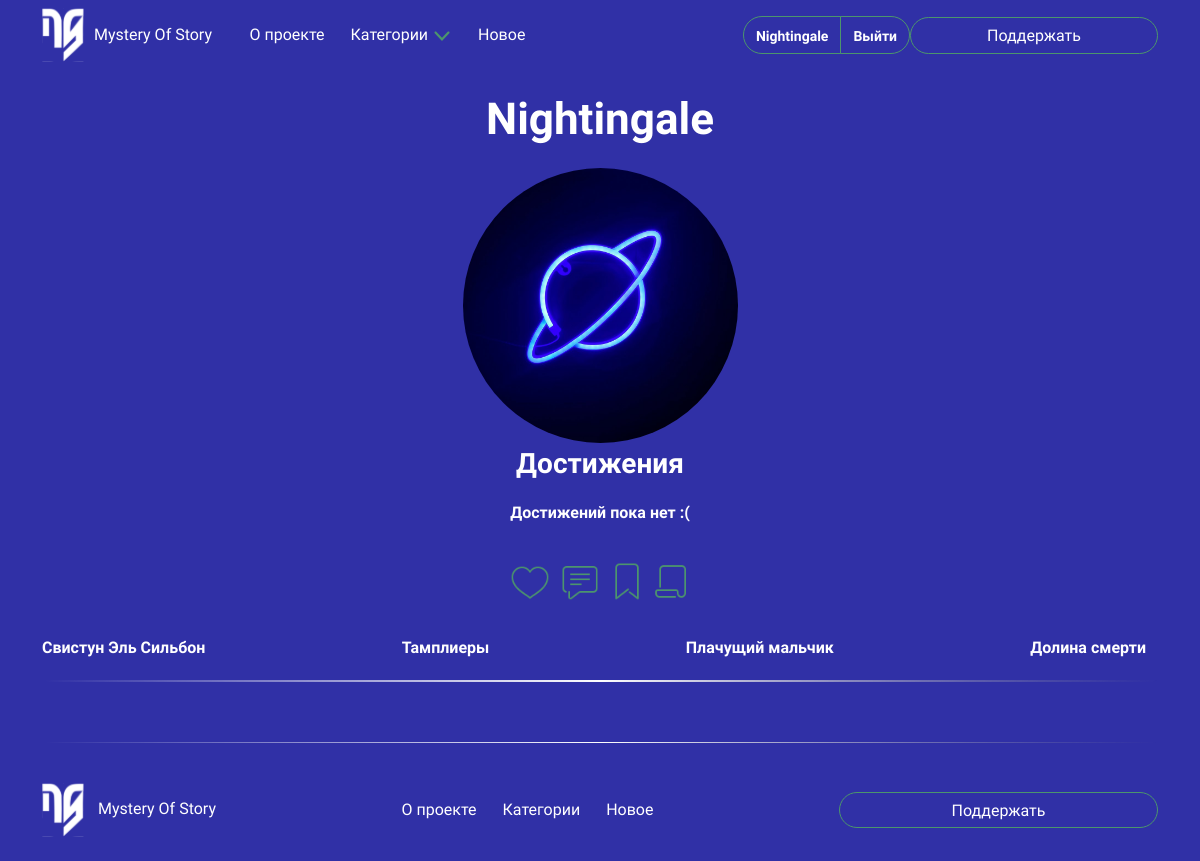
/accounts/profile/Nightingale/ (signed in), run on the app's committed database.
### articles/models.py (models this page shows, shortened)
class Articles(models.Model):
    articles_title = models.CharField(
        max_length=30,
        verbose_name='Название статьи',
    )
    articles_title_img = models.ImageField(
        upload_to='image/articles_img/',
        verbose_name='Титульная картинка',
    )
    articles_description = models.CharField(
        max_length=50,
        default='Описание статьи для титульной страницы!',
        verbose_name='Описание статьи',
    )
    articles_text_1 = HTMLField(
        default=(
            f'Текст статьи. 1 отступ. 100-130 слов. Шрифт: заголовки - 18, подзаголовки - 14, текст - 12, белый цвет.'
        ),
        verbose_name='Текст статьи 1 (left)',
        blank=True,
    )
    article_img_1 = models.ImageField(
        upload_to='image/articles_description_img/',
        verbose_name='Картинка 1',
        blank=True,
        null=True,
    )
    articles_text_2 = HTMLField(
        default=(
            f'Текст статьи. 1 отступ. Строка. Шрифт: заголовки - 18, подзаголовки - 14, текст - 12, белый цвет.'
        ),
        verbose_name='Текст статьи 2 (string)',
        blank=True,
    )
    articles_text_3 = HTMLField(
        default=(
            f'Текст статьи. 1 отступ. 100-130 слов. Шрифт: заголовки - 18, подзаголовки - 14, текст - 12, белый цвет.'
        ),
        verbose_name='Текст статьи 3 (right)',
        blank=True,
    )
    article_img_2 = models.ImageField(
        upload_to='image/articles_description_img/',
        verbose_name='Картинка 2',
        blank=True,
        null=True,
    )
    articles_text_4 = HTMLField(
        default=(
            f'Текст статьи. 1 отступ. Строка. Шрифт: заголовки - 18, подзаголовки - 14, текст - 12, белый цвет.'
        ),
        verbose_name='Текст статьи 4 (string)',
        blank=True,
    )
    articles_text_5 = HTMLField(
        default=(
            f'Текст статьи. 1 отступ. 100-130 слов. Шрифт: заголовки - 18, подзаголовки - 14, текст - 12, белый цвет.'
        ),
        verbose_name='Текст статьи 5 (left)',
        blank=True,
    )
    category = models.ForeignKey(
        ArticlesCategories,
        on_delete=models.CASCADE,
        null=True,
        verbose_name='Категория'
    )
    author = models.ForeignKey(
        User,
        on_delete=models.CASCADE,
        null=True,
        verbose_name='Автор'
    )
    created_at = models.DateTimeField(
        auto_now_add=True,
        verbose_name='Дата создания',
    )
    is_published = models.BooleanField(
        default=False,
        verbose_name='Опубликовать'
    )
    class Meta:
        ordering = ['-created_at']
        verbose_name = 'Статья'
        verbose_name_plural = 'Статьи'

### accounts/views.py (the view)
# urls.py: path('profile/<str:username>/', views.profile, name='profile'),
@login_required
def profile(request, username):
    categories = categories = ArticlesCategories.objects.all()
    user = get_object_or_404(User, username=username)
    articles = list(Articles.objects.all())
    random_articles = random.sample(articles, min(4, len(articles)))
    return render(request, 'accounts/profile.html', {'user': user, 'categories': categories, 'random_articles': random_articles})

### templates/accounts/profile.html (shortened to what this page needs)
{% extends 'base.html' %}
{% load static %}
{% load custom_filters %}
{% block content %}
<div class="row profile justify-content-center">
    <div class="profile-username">
        <p class="profile-username-text">{{ user.username }}</p>
    </div>
    <div class="profile-info">
        <div class="profile-img-container">
            <img class="profile-img" src="/static/img/prof-planet.jpg">
        </div>
    </div>
    <div class="achievements">
        <p class="profile-achievements">Достижения</p>
    </div>
    <div class="achievements-img list-group-horizontal">
        <div class="all-achievements-img">
            {% if achievement.is_achieved %}
                <img src="{{ achievement.image.url }}" alt="Achievement" class="achieves-img">
            {% else %}
                <p class="achieves-text">Достижений пока нет :(</p>
            {% endif %}
        </div>
    </div>
    <div class="row dif-info">
        <div class="dif-links">
            <div class="list-group list-group-horizontal" id="list-tab" role="tablist">
                <a class="like" href="...">
                    <div class="like-container">
                        <img src="/static/img/heart.png" class="like-image">
                    </div>
                </a>
                <a class="like" href="...">
                    <div class="support-container">
                        <img src="/static/img/comments.png" class="support-image">
                    </div>
                </a>
                <a class="like" href="...">
                    <div class="bookmarks-container">
                        <img src="/static/img/bookmarks.png" class="bookmarks-image">
                    </div>
                </a>
                <a class="like" href="...">
                    <div class="notes-container">
                        <img src="/static/img/paper.png" class="notes-image">
                    </div>
                </a>
            </div>
        </div>
    </div>
    <div class="row random-articles">
        <div class="list-group list-group-horizontal d-flex justify-content-between">
            {% for article in random_articles %}
                <div class="item">
                    <a class="item" href="{% url 'articles:article_detail' article.id %}">{{ article.articles_title }}</a>
                </div>
            {% endfor %}
        </div>
    </div>
    <img src="{% static 'img/line49.png' %}" class="main-page-img-line" style="margin-top: 20px; margin-bottom: 60px;">
    <img src="{% static 'img/line49.png' %}" class="main-page-img-line">
</div>
{% endblock %}

### templates/includes/header.html (shortened to what this page needs)
{% load static %}
{% load socialaccount %}
<header class="header" id="header">
    <nav class="navbar navbar-expand nav-ex-header">
        <div class="container header-container">
            <a class="navbar-brand-header" href="{% url 'homepage:index' %}">
                <img src="/static/img/logo.svg" alt="Mystery Of Story" class="header-logo">
                <span class="title-logo-header">Mystery Of Story</span>
            </a>
            <div class="collapse navbar-collapse" id="navbarNav">
                <ul class="head-nav navbar-nav mx-auto">
                    <li class="header-nav-item">
                        <a class="nav-link" href="{% url 'homepage:index' %}#about-project">
                            О проекте
                        </a>
                    </li>
                    <li class="header-nav-item">
                        <a class="nav-link {% if view_name == 'articles:all_categories' %}active{% endif %}" href="{% url 'articles:all_categories' 1 %}">
                            Категории
                            <img src="/static/img/vector.svg" class="header-category-vector">
                        </a>
                    </li>
                    <li class="header-nav-item">
                        <a class="nav-link {% if view_name == 'articles:new_articles' %}active{% endif %}" href="{% url 'articles:new_articles' %}">
                            Новое
                        </a>
                    </li>
                </ul>
            </div>
            {% if request.user.is_authenticated %}
                <div class="btn-group" role="group" aria-label="Basic example">
                    <button type="button" class="btn login-btn">
                        <a class="btn-group-link" href="{% url 'accounts:profile' request.user.username %}">{{ request.user.username }}</a>
                    </button>
                    <button type="button" class="btn login-btn">
                        <a class="btn-group-link" href="{% url 'account_logout' %}">Выйти</a>
                    </button>
                </div>
            {% endif %}
            <div class="header-donation">
                <a href="https://boosty.to/by_alexandrow/donate" target="_blank">
                    <button type="button" class="btn header-donation">Поддержать</button>
                </a>
            </div>
        </div>
    </nav>
</header>

### templates/includes/header.html (style rules this page uses)
header { background-color: #3030A6; position: sticky; top: 0; padding: 0px 5px; z-index: 1000; }
.head-nav { padding-right: 180px; }
.nav-link { color: white; font-family: "Unbounded"; font-weight: 500; font-style: normal; margin-left: 5px; margin-right: 5px; }
.header-category-vector { width: 20px; height: 10px; }
.header-container { display: flex; align-items: center; justify-content: center; }
.navbar-brand-header span { white-space: nowrap; }
.navbar-brand-header { font-family: "Bruno Ace", sans-serif; font-weight: 400; font-style: normal; color: white; text-decoration: none; display: flex; align-items: center; }
.header-logo { margin-right: 10px; }
.header-donation { color: white; font-family: "Unbounded"; font-weight: 500; font-style: normal; background-color: rgba(0, 0, 0, 0); border-radius: 22px; border-color: #4C956C; width: 248px; height: 37px; }
.login-btn { background-color: #3030A6; border-color: #4C956C; border-radius: 30px; color: white; }
.btn-group-link { font-family: "Comfortaa"; font-weight: 600; font-style: SemiBold; font-size: 14px; color: white; text-decoration: none; }

### templates/accounts/profile.html (style rules this page uses)
.profile-username-text { text-align: center; color: white; font-family: "Unbounded"; font-weight: 700; font-style: bold; font-size: 44px; }
.profile-achievements { text-align: center; color: white; font-family: "Unbounded"; font-weight: 700; font-style: bold; font-size: 28px; }
.profile-img-container { display: flex; justify-content: center; align-items: center; }
.achievements-img { display: flex; justify-content: center; align-items: center; }
.all-achievements-img { display: flex; gap: 10px; }
.profile-img { object-fit: cover; width: 275px; height: 275px; border-radius: 50%; }
.achieves-text { color: #fff; font-family: "Comfortaa"; font-weight: 600; font-style: semibold; font-size: 16px; }
.dif-info { margin-top: 20px; }
.list-group-horizontal { justify-content: center; }
.like { margin-left: 2px; margin-right: 2px; }
.random-articles { margin-top: 35px; }
.item { color: white; font-family: "Comfortaa"; font-weight: 600; font-style: semibold; font-size: 16px; text-decoration: none; }
.like-container { position: relative; display: inline-block; }
.like-image { width: 40px; height: 40px; margin-left: 3px; margin-right: 3px; }
.notes-container { position: relative; display: inline-block; }
.notes-image { width: 40px; height: 40px; margin-right: 2px; }
.support-container { position: relative; display: inline-block; }
.support-image { width: 40px; height: 40px; margin-left: 3px; margin-right: 3px; }
.bookmarks-container { position: relative; display: inline-block; }
.bookmarks-image { width: 40px; height: 40px; }

### templates/includes/footer.html (style rules this page uses)
.nav-link { color: white; margin-left: 5px; margin-right: 5px; }

### data on the page
Articles: articles_title "Свистун Эль Сильбон"
Articles: articles_title "Тамплиеры"
Articles: articles_title "Плачущий мальчик"
Articles: articles_title "Долина смерти"

### other printed values
{{ request.user.username }} "Nightingale"
{{ user.username }} "Nightingale"
